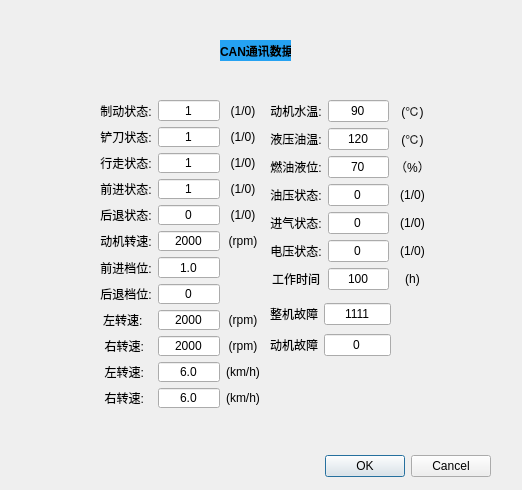
<?xml version="1.0" encoding="UTF-8"?>
<ui version="4.0">
 <class>canmore_tuitu</class>
 <widget class="QDialog" name="canmore_tuitu">
  <property name="geometry">
   <rect>
    <x>0</x>
    <y>0</y>
    <width>522</width>
    <height>490</height>
   </rect>
  </property>
  <property name="windowTitle">
   <string>Dialog</string>
  </property>
  <widget class="QDialogButtonBox" name="buttonBox">
   <property name="geometry">
    <rect>
     <x>150</x>
     <y>450</y>
     <width>341</width>
     <height>32</height>
    </rect>
   </property>
   <property name="orientation">
    <enum>Qt::Horizontal</enum>
   </property>
   <property name="standardButtons">
    <set>QDialogButtonBox::Cancel|QDialogButtonBox::Ok</set>
   </property>
  </widget>
  <widget class="QWidget" name="gridLayoutWidget_7">
   <property name="geometry">
    <rect>
     <x>100</x>
     <y>100</y>
     <width>160</width>
     <height>308</height>
    </rect>
   </property>
   <layout class="QGridLayout" name="gridLayout_8">
    <item row="6" column="0">
     <widget class="QLabel" name="label_595">
      <property name="text">
       <string>前进档位:</string>
      </property>
      <property name="alignment">
       <set>Qt::AlignCenter</set>
      </property>
     </widget>
    </item>
    <item row="7" column="0">
     <widget class="QLabel" name="label_596">
      <property name="text">
       <string>后退档位:</string>
      </property>
      <property name="alignment">
       <set>Qt::AlignCenter</set>
      </property>
     </widget>
    </item>
    <item row="5" column="2">
     <widget class="QLabel" name="label_635">
      <property name="text">
       <string>(rpm)</string>
      </property>
      <property name="alignment">
       <set>Qt::AlignCenter</set>
      </property>
     </widget>
    </item>
    <item row="9" column="2">
     <widget class="QLabel" name="label_658">
      <property name="text">
       <string>(rpm)</string>
      </property>
      <property name="alignment">
       <set>Qt::AlignCenter</set>
      </property>
     </widget>
    </item>
    <item row="0" column="0">
     <widget class="QLabel" name="label_593">
      <property name="text">
       <string>制动状态:</string>
      </property>
      <property name="alignment">
       <set>Qt::AlignCenter</set>
      </property>
     </widget>
    </item>
    <item row="8" column="2">
     <widget class="QLabel" name="label_637">
      <property name="text">
       <string>(rpm)</string>
      </property>
      <property name="alignment">
       <set>Qt::AlignCenter</set>
      </property>
     </widget>
    </item>
    <item row="3" column="1">
     <widget class="QLineEdit" name="lineEdit_188">
      <property name="text">
       <string>1</string>
      </property>
      <property name="alignment">
       <set>Qt::AlignCenter</set>
      </property>
     </widget>
    </item>
    <item row="3" column="2">
     <widget class="QLabel" name="label_617">
      <property name="text">
       <string>(1/0)</string>
      </property>
      <property name="alignment">
       <set>Qt::AlignCenter</set>
      </property>
     </widget>
    </item>
    <item row="2" column="2">
     <widget class="QLabel" name="label_616">
      <property name="text">
       <string>(1/0)</string>
      </property>
      <property name="alignment">
       <set>Qt::AlignCenter</set>
      </property>
     </widget>
    </item>
    <item row="0" column="2">
     <widget class="QLabel" name="label_613">
      <property name="text">
       <string>(1/0)</string>
      </property>
      <property name="alignment">
       <set>Qt::AlignCenter</set>
      </property>
     </widget>
    </item>
    <item row="10" column="1">
     <widget class="QLineEdit" name="lineEdit_193">
      <property name="text">
       <string>6.0</string>
      </property>
      <property name="alignment">
       <set>Qt::AlignCenter</set>
      </property>
     </widget>
    </item>
    <item row="10" column="2">
     <widget class="QLabel" name="label_665">
      <property name="text">
       <string>(km/h)</string>
      </property>
      <property name="alignment">
       <set>Qt::AlignCenter</set>
      </property>
     </widget>
    </item>
    <item row="0" column="1">
     <widget class="QLineEdit" name="lineEdit_168">
      <property name="text">
       <string>1</string>
      </property>
      <property name="alignment">
       <set>Qt::AlignCenter</set>
      </property>
     </widget>
    </item>
    <item row="10" column="0">
     <widget class="QLabel" name="label_664">
      <property name="text">
       <string>左转速: </string>
      </property>
      <property name="alignment">
       <set>Qt::AlignCenter</set>
      </property>
     </widget>
    </item>
    <item row="7" column="1">
     <widget class="QLineEdit" name="lineEdit_173">
      <property name="text">
       <string>0</string>
      </property>
      <property name="alignment">
       <set>Qt::AlignCenter</set>
      </property>
     </widget>
    </item>
    <item row="4" column="0">
     <widget class="QLabel" name="label_627">
      <property name="text">
       <string>后退状态:</string>
      </property>
      <property name="alignment">
       <set>Qt::AlignCenter</set>
      </property>
     </widget>
    </item>
    <item row="9" column="0">
     <widget class="QLabel" name="label_606">
      <property name="text">
       <string>右转速: </string>
      </property>
      <property name="alignment">
       <set>Qt::AlignCenter</set>
      </property>
     </widget>
    </item>
    <item row="5" column="1">
     <widget class="QLineEdit" name="lineEdit_171">
      <property name="text">
       <string>2000</string>
      </property>
      <property name="alignment">
       <set>Qt::AlignCenter</set>
      </property>
     </widget>
    </item>
    <item row="1" column="1">
     <widget class="QLineEdit" name="lineEdit_169">
      <property name="text">
       <string>1</string>
      </property>
      <property name="alignment">
       <set>Qt::AlignCenter</set>
      </property>
     </widget>
    </item>
    <item row="3" column="0">
     <widget class="QLabel" name="label_626">
      <property name="text">
       <string>前进状态:</string>
      </property>
      <property name="alignment">
       <set>Qt::AlignCenter</set>
      </property>
     </widget>
    </item>
    <item row="4" column="2">
     <widget class="QLabel" name="label_619">
      <property name="text">
       <string>(1/0)</string>
      </property>
      <property name="alignment">
       <set>Qt::AlignCenter</set>
      </property>
     </widget>
    </item>
    <item row="1" column="0">
     <widget class="QLabel" name="label_594">
      <property name="text">
       <string>铲刀状态:</string>
      </property>
      <property name="alignment">
       <set>Qt::AlignCenter</set>
      </property>
     </widget>
    </item>
    <item row="9" column="1">
     <widget class="QLineEdit" name="lineEdit_181">
      <property name="text">
       <string>2000</string>
      </property>
      <property name="alignment">
       <set>Qt::AlignCenter</set>
      </property>
     </widget>
    </item>
    <item row="8" column="0">
     <widget class="QLabel" name="label_605">
      <property name="text">
       <string>左转速:  </string>
      </property>
      <property name="alignment">
       <set>Qt::AlignCenter</set>
      </property>
     </widget>
    </item>
    <item row="1" column="2">
     <widget class="QLabel" name="label_614">
      <property name="text">
       <string>(1/0)</string>
      </property>
      <property name="alignment">
       <set>Qt::AlignCenter</set>
      </property>
     </widget>
    </item>
    <item row="2" column="0">
     <widget class="QLabel" name="label_597">
      <property name="text">
       <string>行走状态:</string>
      </property>
      <property name="alignment">
       <set>Qt::AlignCenter</set>
      </property>
     </widget>
    </item>
    <item row="5" column="0">
     <widget class="QLabel" name="label_598">
      <property name="text">
       <string>动机转速:</string>
      </property>
      <property name="alignment">
       <set>Qt::AlignCenter</set>
      </property>
     </widget>
    </item>
    <item row="4" column="1">
     <widget class="QLineEdit" name="lineEdit_189">
      <property name="text">
       <string>0</string>
      </property>
      <property name="alignment">
       <set>Qt::AlignCenter</set>
      </property>
     </widget>
    </item>
    <item row="8" column="1">
     <widget class="QLineEdit" name="lineEdit_180">
      <property name="text">
       <string>2000</string>
      </property>
      <property name="alignment">
       <set>Qt::AlignCenter</set>
      </property>
     </widget>
    </item>
    <item row="2" column="1">
     <widget class="QLineEdit" name="lineEdit_170">
      <property name="text">
       <string>1</string>
      </property>
      <property name="alignment">
       <set>Qt::AlignCenter</set>
      </property>
     </widget>
    </item>
    <item row="6" column="1">
     <widget class="QLineEdit" name="lineEdit_172">
      <property name="text">
       <string>1.0</string>
      </property>
      <property name="alignment">
       <set>Qt::AlignCenter</set>
      </property>
     </widget>
    </item>
    <item row="11" column="0">
     <widget class="QLabel" name="label_666">
      <property name="text">
       <string>右转速: </string>
      </property>
      <property name="alignment">
       <set>Qt::AlignCenter</set>
      </property>
     </widget>
    </item>
    <item row="11" column="1">
     <widget class="QLineEdit" name="lineEdit_194">
      <property name="text">
       <string>6.0</string>
      </property>
      <property name="alignment">
       <set>Qt::AlignCenter</set>
      </property>
     </widget>
    </item>
    <item row="11" column="2">
     <widget class="QLabel" name="label_667">
      <property name="text">
       <string>(km/h)</string>
      </property>
      <property name="alignment">
       <set>Qt::AlignCenter</set>
      </property>
     </widget>
    </item>
   </layout>
  </widget>
  <widget class="QWidget" name="gridLayoutWidget_8">
   <property name="geometry">
    <rect>
     <x>270</x>
     <y>100</y>
     <width>160</width>
     <height>191</height>
    </rect>
   </property>
   <layout class="QGridLayout" name="gridLayout_9">
    <item row="5" column="0">
     <widget class="QLabel" name="label_601">
      <property name="text">
       <string>电压状态:</string>
      </property>
      <property name="alignment">
       <set>Qt::AlignCenter</set>
      </property>
     </widget>
    </item>
    <item row="5" column="1">
     <widget class="QLineEdit" name="lineEdit_191">
      <property name="text">
       <string>0</string>
      </property>
      <property name="alignment">
       <set>Qt::AlignCenter</set>
      </property>
     </widget>
    </item>
    <item row="3" column="0">
     <widget class="QLabel" name="label_604">
      <property name="text">
       <string>油压状态:</string>
      </property>
      <property name="alignment">
       <set>Qt::AlignCenter</set>
      </property>
     </widget>
    </item>
    <item row="2" column="0">
     <widget class="QLabel" name="label_603">
      <property name="text">
       <string>燃油液位:</string>
      </property>
      <property name="alignment">
       <set>Qt::AlignCenter</set>
      </property>
     </widget>
    </item>
    <item row="0" column="0">
     <widget class="QLabel" name="label_599">
      <property name="text">
       <string>动机水温:</string>
      </property>
      <property name="alignment">
       <set>Qt::AlignCenter</set>
      </property>
     </widget>
    </item>
    <item row="5" column="2">
     <widget class="QLabel" name="label_629">
      <property name="text">
       <string>(1/0)</string>
      </property>
      <property name="alignment">
       <set>Qt::AlignCenter</set>
      </property>
     </widget>
    </item>
    <item row="3" column="1">
     <widget class="QLineEdit" name="lineEdit_177">
      <property name="text">
       <string>0</string>
      </property>
      <property name="alignment">
       <set>Qt::AlignCenter</set>
      </property>
     </widget>
    </item>
    <item row="2" column="2">
     <widget class="QLabel" name="label_661">
      <property name="text">
       <string>（%）</string>
      </property>
      <property name="alignment">
       <set>Qt::AlignCenter</set>
      </property>
     </widget>
    </item>
    <item row="1" column="2">
     <widget class="QLabel" name="label_660">
      <property name="text">
       <string>(℃)</string>
      </property>
      <property name="alignment">
       <set>Qt::AlignCenter</set>
      </property>
     </widget>
    </item>
    <item row="4" column="1">
     <widget class="QLineEdit" name="lineEdit_192">
      <property name="text">
       <string>0</string>
      </property>
      <property name="alignment">
       <set>Qt::AlignCenter</set>
      </property>
     </widget>
    </item>
    <item row="2" column="1">
     <widget class="QLineEdit" name="lineEdit_176">
      <property name="text">
       <string>70</string>
      </property>
      <property name="alignment">
       <set>Qt::AlignCenter</set>
      </property>
     </widget>
    </item>
    <item row="4" column="2">
     <widget class="QLabel" name="label_620">
      <property name="text">
       <string>(1/0)</string>
      </property>
      <property name="alignment">
       <set>Qt::AlignCenter</set>
      </property>
     </widget>
    </item>
    <item row="1" column="1">
     <widget class="QLineEdit" name="lineEdit_175">
      <property name="text">
       <string>120</string>
      </property>
      <property name="alignment">
       <set>Qt::AlignCenter</set>
      </property>
     </widget>
    </item>
    <item row="3" column="2">
     <widget class="QLabel" name="label_628">
      <property name="text">
       <string>(1/0)</string>
      </property>
      <property name="alignment">
       <set>Qt::AlignCenter</set>
      </property>
     </widget>
    </item>
    <item row="0" column="1">
     <widget class="QLineEdit" name="lineEdit_174">
      <property name="text">
       <string>90</string>
      </property>
      <property name="alignment">
       <set>Qt::AlignCenter</set>
      </property>
     </widget>
    </item>
    <item row="4" column="0">
     <widget class="QLabel" name="label_659">
      <property name="text">
       <string>进气状态:</string>
      </property>
      <property name="alignment">
       <set>Qt::AlignCenter</set>
      </property>
     </widget>
    </item>
    <item row="0" column="2">
     <widget class="QLabel" name="label_636">
      <property name="text">
       <string>(℃)</string>
      </property>
      <property name="alignment">
       <set>Qt::AlignCenter</set>
      </property>
     </widget>
    </item>
    <item row="1" column="0">
     <widget class="QLabel" name="label_600">
      <property name="text">
       <string>液压油温:</string>
      </property>
      <property name="alignment">
       <set>Qt::AlignCenter</set>
      </property>
     </widget>
    </item>
    <item row="6" column="0">
     <widget class="QLabel" name="label_662">
      <property name="text">
       <string>工作时间</string>
      </property>
      <property name="alignment">
       <set>Qt::AlignCenter</set>
      </property>
     </widget>
    </item>
    <item row="6" column="1">
     <widget class="QLineEdit" name="lineEdit_178">
      <property name="text">
       <string>100</string>
      </property>
      <property name="alignment">
       <set>Qt::AlignCenter</set>
      </property>
     </widget>
    </item>
    <item row="6" column="2">
     <widget class="QLabel" name="label_663">
      <property name="text">
       <string>(h)</string>
      </property>
      <property name="alignment">
       <set>Qt::AlignCenter</set>
      </property>
     </widget>
    </item>
   </layout>
  </widget>
  <widget class="QWidget" name="gridLayoutWidget_2">
   <property name="geometry">
    <rect>
     <x>270</x>
     <y>300</y>
     <width>121</width>
     <height>61</height>
    </rect>
   </property>
   <layout class="QGridLayout" name="gridLayout_2">
    <item row="1" column="1">
     <widget class="QLineEdit" name="lineEdit_205">
      <property name="text">
       <string>0</string>
      </property>
      <property name="alignment">
       <set>Qt::AlignCenter</set>
      </property>
     </widget>
    </item>
    <item row="0" column="1">
     <widget class="QLineEdit" name="lineEdit_204">
      <property name="text">
       <string>1111</string>
      </property>
      <property name="alignment">
       <set>Qt::AlignCenter</set>
      </property>
     </widget>
    </item>
    <item row="0" column="0">
     <widget class="QLabel" name="label_639">
      <property name="text">
       <string>整机故障</string>
      </property>
      <property name="alignment">
       <set>Qt::AlignCenter</set>
      </property>
     </widget>
    </item>
    <item row="1" column="0">
     <widget class="QLabel" name="label_641">
      <property name="text">
       <string>动机故障</string>
      </property>
      <property name="alignment">
       <set>Qt::AlignCenter</set>
      </property>
     </widget>
    </item>
   </layout>
  </widget>
  <widget class="QLabel" name="label_67">
   <property name="geometry">
    <rect>
     <x>220</x>
     <y>40</y>
     <width>71</width>
     <height>21</height>
    </rect>
   </property>
   <property name="font">
    <font>
     <pointsize>9</pointsize>
     <weight>75</weight>
     <bold>true</bold>
    </font>
   </property>
   <property name="styleSheet">
    <string notr="true">background-color:rgb(37, 162, 242);</string>
   </property>
   <property name="text">
    <string>CAN通讯数据</string>
   </property>
  </widget>
 </widget>
 <resources/>
 <connections>
  <connection>
   <sender>buttonBox</sender>
   <signal>accepted()</signal>
   <receiver>canmore_tuitu</receiver>
   <slot>accept()</slot>
   <hints>
    <hint type="sourcelabel">
     <x>248</x>
     <y>254</y>
    </hint>
    <hint type="destinationlabel">
     <x>157</x>
     <y>274</y>
    </hint>
   </hints>
  </connection>
  <connection>
   <sender>buttonBox</sender>
   <signal>rejected()</signal>
   <receiver>canmore_tuitu</receiver>
   <slot>reject()</slot>
   <hints>
    <hint type="sourcelabel">
     <x>316</x>
     <y>260</y>
    </hint>
    <hint type="destinationlabel">
     <x>286</x>
     <y>274</y>
    </hint>
   </hints>
  </connection>
 </connections>
</ui>
